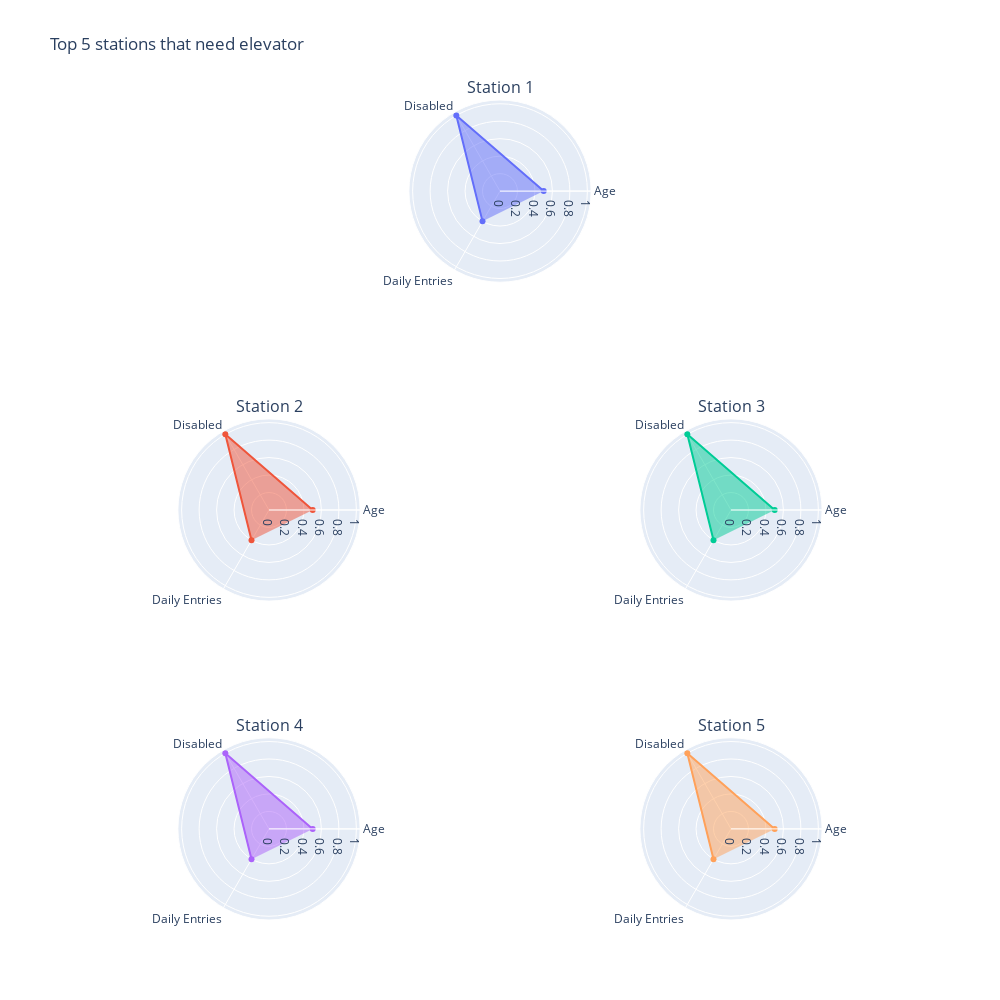

Notebook cell for this chart:
### Code cell
subplot_types=[[{"type": "polar", "colspan": 2}, None],
               [{"type": "polar"}, {"type": "polar"}],
               [{"type": "polar"}, {"type": "polar"}]]
       

fig = make_subplots(rows=3, cols=2, specs=subplot_types,
                   subplot_titles=("Station 1", "Station 2", "Station 3", "Station 4", "Station 5"))

fig.add_trace(
    go.Scatterpolar(r=normalized_score, theta=variables, fill='toself', name="Lincoln Center 66th St 1 Line Station"),
    row=1, col=1,
    )

fig.add_trace(
    go.Scatterpolar(r=normalized_score, theta=variables, fill='toself', name="23rd St 1 Line Station"),
    row=2, col=1,
    )

fig.add_trace(
    go.Scatterpolar(r=normalized_score, theta=variables, fill='toself', name="103rd St 1 Line Station"),
    row=2, col=2,
    )

fig.add_trace(
    go.Scatterpolar(r=normalized_score, theta=variables, fill='toself', name="W 96th St 123 Line Station"),
    row=3, col=1,
    )

fig.add_trace(
    go.Scatterpolar(r=normalized_score, theta=variables, fill='toself', name="W 110th St 1 Line Station"),
    row=3, col=2,
    )

fig.update_layout(height=1000, width=1000, title_text="Top 5 stations that need elevator")
fig.update_layout(showlegend=False)
fig.show();

### Figure 1 — Plotly figure (JSON) as saved in the notebook; plotly's stock layout.template omitted (floating-point values rounded to 4 significant figures)
{"data": [{"fill": "toself", "name": "Lincoln Center 66th St 1 Line Station", "r": [0.5, 1, 0.4], "subplot": "polar", "theta": ["Age", "Disabled", "Daily Entries"], "type": "scatterpolar"}, {"fill": "toself", "name": "23rd St 1 Line Station", "r": [0.5, 1, 0.4], "subplot": "polar2", "theta": ["Age", "Disabled", "Daily Entries"], "type": "scatterpolar"}, {"fill": "toself", "name": "103rd St 1 Line Station", "r": [0.5, 1, 0.4], "subplot": "polar3", "theta": ["Age", "Disabled", "Daily Entries"], "type": "scatterpolar"}, {"fill": "toself", "name": "W 96th St 123 Line Station", "r": [0.5, 1, 0.4], "subplot": "polar4", "theta": ["Age", "Disabled", "Daily Entries"], "type": "scatterpolar"}, {"fill": "toself", "name": "W 110th St 1 Line Station", "r": [0.5, 1, 0.4], "subplot": "polar5", "theta": ["Age", "Disabled", "Daily Entries"], "type": "scatterpolar"}], "layout": {"annotations": [{"font": {"size": 16}, "showarrow": false, "text": "Station 1", "x": 0.5, "xanchor": "center", "xref": "paper", "y": 1, "yanchor": "bottom", "yref": "paper"}, {"font": {"size": 16}, "showarrow": false, "text": "Station 2", "x": 0.225, "xanchor": "center", "xref": "paper", "y": 0.6111, "yanchor": "bottom", "yref": "paper"}, {"font": {"size": 16}, "showarrow": false, "text": "Station 3", "x": 0.775, "xanchor": "center", "xref": "paper", "y": 0.6111, "yanchor": "bottom", "yref": "paper"}, {"font": {"size": 16}, "showarrow": false, "text": "Station 4", "x": 0.225, "xanchor": "center", "xref": "paper", "y": 0.2222, "yanchor": "bottom", "yref": "paper"}, {"font": {"size": 16}, "showarrow": false, "text": "Station 5", "x": 0.775, "xanchor": "center", "xref": "paper", "y": 0.2222, "yanchor": "bottom", "yref": "paper"}], "height": 1000, "polar": {"domain": {"x": [0, 1], "y": [0.7778, 1]}}, "polar2": {"domain": {"x": [0, 0.45], "y": [0.3889, 0.6111]}}, "polar3": {"domain": {"x": [0.55, 1], "y": [0.3889, 0.6111]}}, "polar4": {"domain": {"x": [0, 0.45], "y": [0, 0.2222]}}, "polar5": {"domain": {"x": [0.55, 1], "y": [0, 0.2222]}}, "showlegend": false, "title": {"text": "Top 5 stations that need elevator"}, "width": 1000}}
